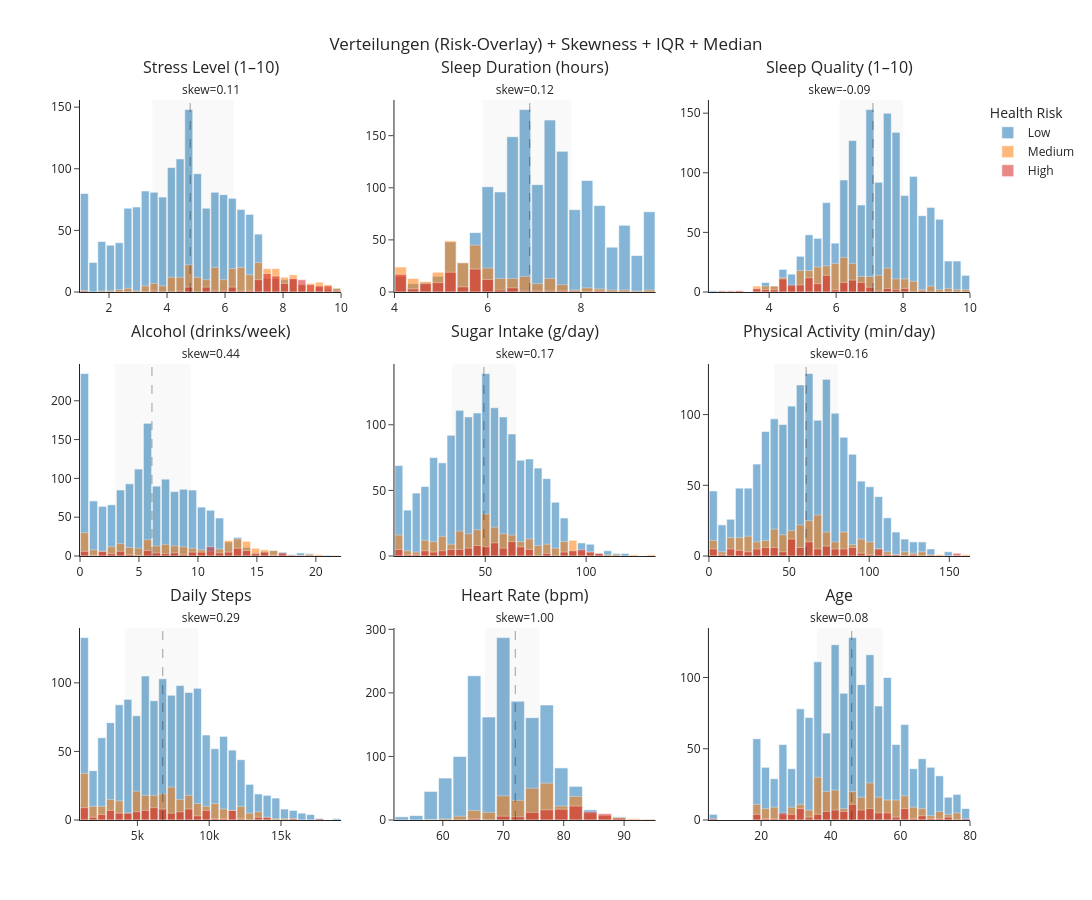

Notebook code cell kept with this figure:
### Markdown cell above
## 4. Populations- & Profilanalyse
Ziel dieses Kapitels ist die inhaltliche Charakterisierung der Population.
Im Fokus stehen typische Lifestyle-Profile und strukturelle Muster innerhalb der Stichprobe.

Zunächst einen **Populationsüberblick**. Es erfolgt keine erneute Qualitätsprüfung oder Korrelationsanalyse.

### Code cell
# Histogramme 3x3 (Risk Overlay + Skew + IQR + Median)
rows, cols = 3, 3

subplot_titles = []
stats = {}
for v in vars_to_plot:
    skew, q1, q3, med = skew_iqr_stats(df_clean[v])
    stats[v] = (skew, q1, q3, med)
    subplot_titles.append(f"{labels.get(v, v)}<br><span style='font-size:12px'>skew={skew:.2f}</span>")

fig_hist = make_subplots(
    rows=rows,
    cols=cols,
    subplot_titles=subplot_titles,
    horizontal_spacing=0.06,
    vertical_spacing=0.10
)

r = c = 1
for v in vars_to_plot:
    skew, q1, q3, med = stats[v]

    # gemeinsame Bins pro Variable
    vmin = df_clean[v].min()
    vmax = df_clean[v].max()
    nbins = 30
    bin_size = (vmax - vmin) / nbins if vmax > vmin else 1

    for rv in risk_vals:
        fig_hist.add_trace(
            go.Histogram(
                x=df_clean.loc[df_clean[risk_col] == rv, v],
                name=str(rv),
                marker=dict(color=RISK_COLORS.get(rv, "#888")),
                #histnorm="percent", # or "probability density"
                opacity=0.55,
                xbins=dict(start=vmin, end=vmax, size=bin_size),
                showlegend=(v == vars_to_plot[0])
            ),
            row=r, col=c
        )

    fig_hist.add_vrect(
        x0=q1, x1=q3,
        fillcolor="rgba(0,0,0,0.08)",
        line_width=0,
        row=r, col=c
    )

    fig_hist.add_vline(
        x=med,
        line_width=1.2,
        line_dash="dash",
        line_color="black",
        row=r, col=c
    )

    c += 1
    if c > cols:
        c = 1
        r += 1

fig_hist.update_layout(
    title="Verteilungen (Risk-Overlay) + Skewness + IQR + Median",
    title_x=0.5,
    template="simple_white",
    barmode="overlay",
    bargap=0.08,
    height=900,
    width=1200,
    legend_title_text="Health Risk"
)

fig_hist.show()

### Figure 1 — Plotly figure (JSON) as saved in the notebook; plotly's stock layout.template omitted (floating-point values rounded to 4 significant figures; data arrays with more than 128 entries replaced by an {"elided": "..."} marker saying what was removed)
{"data": [{"marker": {"color": "#1f77b4"}, "name": "Low", "opacity": 0.55, "showlegend": true, "type": "histogram", "x": {"elided": "1596 float values"}, "xaxis": "x", "xbins": {"end": 10, "size": 0.3, "start": 1}, "yaxis": "y"}, {"marker": {"color": "#ff7f0e"}, "name": "Medium", "opacity": 0.55, "showlegend": true, "type": "histogram", "x": {"elided": "297 float values"}, "xaxis": "x", "xbins": {"end": 10, "size": 0.3, "start": 1}, "yaxis": "y"}, {"marker": {"color": "#d62728"}, "name": "High", "opacity": 0.55, "showlegend": true, "type": "histogram", "x": [7.4, 9.3, 8.7, 8.0, 4.8, 7.6, 7.4, 8.6, 7.2, 8.7, 8.5, 7.1, 7.6, 7.4, 9.5, 10.0, 8.9, 7.4, 10.0, 7.8, 7.4, 8.7, 6.9, 8.1, 7.5, 5.9, 9.3, 4.8, 6.6, 7.8, 7.3, 7.2, 7.8, 9.2, 7.2, 9.4, 5.6, 9.7, 8.5, 7.2, 8.3, 6.2, 7.6, 5.2, 4.8, 6.3, 7.8, 8.3, 8.0, 8.6, 8.3, 5.3, 8.7, 7.4, 9.2, 7.1, 10.0, 7.9, 8.8, 9.2, 7.7, 8.7, 7.1, 8.9, 7.2, 8.3, 4.3, 10.0, 7.4, 7.3, 7.5, 7.1, 9.6, 8.1, 7.5, 8.0, 7.4, 9.4, 9.0, 8.4, 7.1, 9.5, 7.7, 8.6, 1.0, 5.3, 4.8, 10.0, 8.8, 8.2, 7.7, 7.8, 6.2, 3.4, 8.4, 8.4, 7.3, 7.8, 8.2, 8.9, 7.9, 8.4, 7.8, 8.2, 6.1, 5.3, 7.5], "xaxis": "x", "xbins": {"end": 10, "size": 0.3, "start": 1}, "yaxis": "y"}, {"marker": {"color": "#1f77b4"}, "name": "Low", "opacity": 0.55, "showlegend": false, "type": "histogram", "x": {"elided": "1596 float values"}, "xaxis": "x2", "xbins": {"end": 12, "size": 0.2667, "start": 4}, "yaxis": "y2"}, {"marker": {"color": "#ff7f0e"}, "name": "Medium", "opacity": 0.55, "showlegend": false, "type": "histogram", "x": {"elided": "297 float values"}, "xaxis": "x2", "xbins": {"end": 12, "size": 0.2667, "start": 4}, "yaxis": "y2"}, {"marker": {"color": "#d62728"}, "name": "High", "opacity": 0.55, "showlegend": false, "type": "histogram", "x": [4.7, 5.0, 5.3, 4.4, 5.8, 4.7, 5.6, 7.8, 5.3, 6.6, 5.1, 5.9, 4.0, 4.6, 4.0, 4.1, 5.4, 6.2, 6.1, 4.8, 6.5, 7.3, 5.7, 4.0, 5.9, 5.7, 5.2, 4.4, 5.6, 4.0, 5.3, 5.9, 5.0, 7.1, 5.9, 6.0, 5.6, 4.6, 5.2, 5.8, 4.1, 5.9, 5.6, 5.1, 4.0, 5.2, 5.1, 5.6, 5.0, 5.3, 4.0, 4.7, 4.9, 4.7, 6.3, 5.9, 4.7, 5.6, 5.1, 4.8, 5.7, 5.3, 4.0, 4.0, 5.5, 7.7, 5.6, 4.4, 6.4, 4.7, 5.9, 5.9, 5.2, 5.6, 5.2, 5.7, 5.7, 4.9, 5.4, 4.0, 5.6, 6.9, 5.5, 5.6, 5.2, 5.2, 4.1, 5.6, 8.4, 5.8, 4.1, 5.3, 4.8, 5.5, 5.9, 4.0, 5.8, 6.1, 5.7, 4.0, 6.5, 5.0, 4.0, 4.0, 5.8, 5.2, 5.1], "xaxis": "x2", "xbins": {"end": 12, "size": 0.2667, "start": 4}, "yaxis": "y2"}, {"marker": {"color": "#1f77b4"}, "name": "Low", "opacity": 0.55, "showlegend": false, "type": "histogram", "x": {"elided": "1596 float values"}, "xaxis": "x3", "xbins": {"end": 10, "size": 0.26, "start": 2.2}, "yaxis": "y3"}, {"marker": {"color": "#ff7f0e"}, "name": "Medium", "opacity": 0.55, "showlegend": false, "type": "histogram", "x": {"elided": "297 float values"}, "xaxis": "x3", "xbins": {"end": 10, "size": 0.26, "start": 2.2}, "yaxis": "y3"}, {"marker": {"color": "#d62728"}, "name": "High", "opacity": 0.55, "showlegend": false, "type": "histogram", "x": [4.4, 3.6, 5.1, 6.4, 4.7, 5.6, 6.7, 4.3, 6.9, 5.1, 6.2, 6.6, 5.4, 6.6, 4.7, 5.1, 6.4, 5.9, 4.7, 4.3, 8.1, 5.4, 6.1, 2.9, 5.9, 6.6, 4.2, 7.5, 4.7, 5.5, 4.7, 6.8, 5.6, 3.8, 6.1, 4.8, 4.4, 4.0, 5.8, 4.8, 4.7, 7.5, 6.3, 6.9, 5.5, 7.1, 7.1, 5.7, 4.4, 3.2, 6.1, 7.7, 5.0, 5.8, 4.4, 5.0, 4.4, 5.4, 6.2, 5.0, 7.8, 4.3, 7.4, 6.3, 5.6, 5.6, 8.1, 5.6, 5.3, 4.4, 6.7, 6.5, 3.5, 5.1, 4.3, 6.5, 6.3, 4.1, 5.8, 5.3, 6.6, 3.5, 7.3, 5.2, 6.7, 6.6, 6.5, 5.7, 5.4, 5.0, 5.8, 5.2, 5.8, 8.6, 5.3, 5.1, 5.8, 5.3, 6.8, 4.5, 6.8, 5.4, 5.8, 5.2, 8.0, 6.8, 6.7], "xaxis": "x3", "xbins": {"end": 10, "size": 0.26, "start": 2.2}, "yaxis": "y3"}, {"marker": {"color": "#1f77b4"}, "name": "Low", "opacity": 0.55, "showlegend": false, "type": "histogram", "x": {"elided": "1596 float values"}, "xaxis": "x4", "xbins": {"end": 22.9, "size": 0.7633, "start": 0}, "yaxis": "y4"}, {"marker": {"color": "#ff7f0e"}, "name": "Medium", "opacity": 0.55, "showlegend": false, "type": "histogram", "x": {"elided": "297 float values"}, "xaxis": "x4", "xbins": {"end": 22.9, "size": 0.7633, "start": 0}, "yaxis": "y4"}, {"marker": {"color": "#d62728"}, "name": "High", "opacity": 0.55, "showlegend": false, "type": "histogram", "x": [10.3, 7.8, 0.0, 11.0, 1.8, 11.4, 12.5, 13.1, 6.1, 13.3, 6.6, 2.0, 10.3, 3.5, 4.4, 16.0, 6.7, 15.5, 12.7, 10.2, 18.1, 8.2, 12.8, 16.8, 4.1, 15.4, 8.9, 10.9, 17.3, 5.1, 2.0, 6.8, 1.3, 14.3, 3.6, 13.6, 17.0, 3.8, 14.1, 0.0, 11.1, 15.9, 11.2, 6.1, 0.0, 12.2, 9.4, 10.7, 3.0, 17.1, 12.3, 15.5, 3.8, 6.1, 0.0, 9.1, 3.7, 11.1, 7.3, 9.9, 6.6, 14.3, 10.3, 14.0, 2.0, 13.4, 13.6, 10.4, 9.9, 13.2, 2.3, 0.2, 1.9, 7.7, 3.0, 9.6, 9.3, 2.2, 14.4, 5.4, 11.3, 14.0, 5.5, 7.5, 3.1, 12.0, 10.7, 7.4, 13.1, 11.3, 12.1, 6.1, 14.4, 6.1, 7.7, 13.0, 11.6, 12.7, 14.7, 11.1, 13.6, 0.0, 15.0, 16.1, 13.2, 15.2, 11.1], "xaxis": "x4", "xbins": {"end": 22.9, "size": 0.7633, "start": 0}, "yaxis": "y4"}, {"marker": {"color": "#1f77b4"}, "name": "Low", "opacity": 0.55, "showlegend": false, "type": "histogram", "x": {"elided": "1596 float values"}, "xaxis": "x5", "xbins": {"end": 134.4, "size": 4.313, "start": 5}, "yaxis": "y5"}, {"marker": {"color": "#ff7f0e"}, "name": "Medium", "opacity": 0.55, "showlegend": false, "type": "histogram", "x": {"elided": "297 float values"}, "xaxis": "x5", "xbins": {"end": 134.4, "size": 4.313, "start": 5}, "yaxis": "y5"}, {"marker": {"color": "#d62728"}, "name": "High", "opacity": 0.55, "showlegend": false, "type": "histogram", "x": [49.3, 61.8, 62.9, 64.2, 49.3, 100.1, 61.4, 47.1, 49.3, 53.7, 70.6, 107.6, 59.9, 29.8, 67.1, 34.0, 61.8, 19.3, 38.9, 53.1, 71.5, 95.8, 56.4, 24.1, 49.7, 56.1, 30.7, 94.9, 99.6, 44.6, 61.5, 42.2, 5.0, 46.2, 33.5, 63.7, 82.3, 33.4, 12.4, 69.1, 43.2, 5.0, 55.0, 67.4, 35.9, 52.5, 43.2, 59.9, 26.2, 97.5, 24.8, 69.4, 40.3, 66.4, 90.7, 5.0, 44.9, 80.0, 30.3, 28.7, 20.5, 7.1, 49.8, 36.0, 55.0, 39.7, 53.6, 58.1, 100.2, 99.9, 18.8, 70.2, 35.8, 57.0, 57.1, 21.9, 34.2, 7.4, 90.6, 43.5, 46.2, 47.6, 72.2, 39.3, 90.1, 95.1, 106.7, 47.3, 94.4, 61.3, 66.9, 50.2, 49.3, 96.8, 73.1, 55.7, 44.3, 93.0, 68.9, 65.1, 60.3, 34.0, 64.3, 64.1, 15.4, 96.6, 54.7], "xaxis": "x5", "xbins": {"end": 134.4, "size": 4.313, "start": 5}, "yaxis": "y5"}, {"marker": {"color": "#1f77b4"}, "name": "Low", "opacity": 0.55, "showlegend": false, "type": "histogram", "x": {"elided": "1596 float values"}, "xaxis": "x6", "xbins": {"end": 162.9, "size": 5.43, "start": 0}, "yaxis": "y6"}, {"marker": {"color": "#ff7f0e"}, "name": "Medium", "opacity": 0.55, "showlegend": false, "type": "histogram", "x": {"elided": "297 float values"}, "xaxis": "x6", "xbins": {"end": 162.9, "size": 5.43, "start": 0}, "yaxis": "y6"}, {"marker": {"color": "#d62728"}, "name": "High", "opacity": 0.55, "showlegend": false, "type": "histogram", "x": [72.9, 92.1, 52.6, 42.3, 63.0, 104.8, 77.6, 72.6, 62.0, 57.9, 13.5, 44.6, 17.6, 81.7, 53.6, 74.1, 29.5, 54.2, 50.1, 67.8, 42.8, 73.8, 35.1, 71.9, 106.3, 51.0, 65.4, 66.4, 27.9, 57.0, 14.9, 73.6, 83.6, 84.4, 2.0, 33.9, 34.5, 19.3, 90.1, 14.8, 98.1, 49.7, 0.0, 87.7, 31.4, 49.2, 20.2, 13.8, 64.7, 76.0, 81.0, 37.2, 50.5, 49.5, 45.8, 108.4, 66.6, 0.0, 69.3, 64.8, 78.5, 50.0, 40.9, 54.5, 31.8, 128.2, 105.1, 17.0, 63.5, 55.4, 94.2, 39.6, 107.8, 16.0, 39.9, 25.0, 26.4, 6.9, 25.9, 0.0, 30.2, 52.7, 90.9, 37.6, 118.3, 94.6, 32.9, 42.5, 78.6, 152.9, 63.9, 78.8, 62.9, 45.8, 87.5, 54.2, 61.3, 0.0, 110.3, 87.8, 65.0, 58.5, 63.2, 59.2, 155.6, 81.5, 83.3], "xaxis": "x6", "xbins": {"end": 162.9, "size": 5.43, "start": 0}, "yaxis": "y6"}, {"marker": {"color": "#1f77b4"}, "name": "Low", "opacity": 0.55, "showlegend": false, "type": "histogram", "x": {"elided": "1596 float values"}, "xaxis": "x7", "xbins": {"end": 19186, "size": 606.2, "start": 1000}, "yaxis": "y7"}, {"marker": {"color": "#ff7f0e"}, "name": "Medium", "opacity": 0.55, "showlegend": false, "type": "histogram", "x": {"elided": "297 float values"}, "xaxis": "x7", "xbins": {"end": 19186, "size": 606.2, "start": 1000}, "yaxis": "y7"}, {"marker": {"color": "#d62728"}, "name": "High", "opacity": 0.55, "showlegend": false, "type": "histogram", "x": [5007.0, 8766.0, 4061.0, 7386.0, 9631.0, 10030.0, 7900.0, 3227.0, 10630.0, 6449.0, 1000.0, 9791.0, 5283.0, 8910.0, 8170.0, 6324.0, 6332.0, 6345.0, 7859.0, 6665.0, 3144.0, 7070.0, 2706.0, 9558.0, 13170.0, 5466.0, 6202.0, 7035.0, 4139.0, 5091.0, 2179.0, 7092.0, 6468.0, 14070.0, 1000.0, 1000.0, 4002.0, 5727.0, 11900.0, 2295.0, 11650.0, 4769.0, 1000.0, 8420.0, 7442.0, 6488.0, 2742.0, 1000.0, 6783.0, 6951.0, 9822.0, 5690.0, 6688.0, 6327.0, 1217.0, 11320.0, 11740.0, 1000.0, 7815.0, 1000.0, 9013.0, 3741.0, 6108.0, 5280.0, 4550.0, 11670.0, 14080.0, 4197.0, 5350.0, 8088.0, 12480.0, 5367.0, 11460.0, 4871.0, 3056.0, 3197.0, 2997.0, 3027.0, 2575.0, 1642.0, 3867.0, 8503.0, 9549.0, 4409.0, 8696.0, 11180.0, 4717.0, 6106.0, 8474.0, 17800.0, 8611.0, 8514.0, 7588.0, 4657.0, 11400.0, 2886.0, 3847.0, 1000.0, 13730.0, 9852.0, 8444.0, 3758.0, 7880.0, 8889.0, 15830.0, 6836.0, 6087.0], "xaxis": "x7", "xbins": {"end": 19186, "size": 606.2, "start": 1000}, "yaxis": "y7"}, {"marker": {"color": "#1f77b4"}, "name": "Low", "opacity": 0.55, "showlegend": false, "type": "histogram", "x": {"elided": "1596 float values"}, "xaxis": "x8", "xbins": {"end": 124, "size": 2.4, "start": 52}, "yaxis": "y8"}, {"marker": {"color": "#ff7f0e"}, "name": "Medium", "opacity": 0.55, "showlegend": false, "type": "histogram", "x": {"elided": "297 float values"}, "xaxis": "x8", "xbins": {"end": 124, "size": 2.4, "start": 52}, "yaxis": "y8"}, {"marker": {"color": "#d62728"}, "name": "High", "opacity": 0.55, "showlegend": false, "type": "histogram", "x": [75.0, 86.0, 74.0, 85.0, 77.0, 81.0, 77.0, 79.0, 83.0, 76.0, 83.0, 71.0, 76.0, 79.0, 81.0, 83.0, 87.0, 76.0, 78.0, 84.0, 82.0, 81.0, 80.0, 74.0, 78.0, 83.0, 79.0, 82.0, 73.0, 87.0, 71.0, 80.0, 86.0, 76.0, 71.0, 85.0, 72.0, 84.0, 81.0, 74.0, 73.0, 74.0, 79.0, 74.0, 82.0, 69.0, 77.0, 82.0, 80.0, 82.0, 80.0, 79.0, 78.0, 93.0, 87.0, 80.0, 83.0, 75.0, 87.0, 75.0, 74.0, 81.0, 85.0, 82.0, 79.0, 81.0, 75.0, 79.0, 77.0, 74.0, 88.0, 64.0, 83.0, 75.0, 80.0, 84.0, 83.0, 85.0, 77.0, 80.0, 85.0, 85.0, 82.0, 85.0, 66.0, 76.0, 83.0, 86.0, 80.0, 86.0, 89.0, 69.0, 79.0, 71.0, 86.0, 76.0, 85.0, 78.0, 73.0, 86.0, 76.0, 84.0, 73.0, 84.0, 88.0, 82.0, 79.0], "xaxis": "x8", "xbins": {"end": 124, "size": 2.4, "start": 52}, "yaxis": "y8"}, {"marker": {"color": "#1f77b4"}, "name": "Low", "opacity": 0.55, "showlegend": false, "type": "histogram", "x": {"elided": "1596 float values"}, "xaxis": "x9", "xbins": {"end": 80, "size": 2.5, "start": 5}, "yaxis": "y9"}, {"marker": {"color": "#ff7f0e"}, "name": "Medium", "opacity": 0.55, "showlegend": false, "type": "histogram", "x": {"elided": "297 float values"}, "xaxis": "x9", "xbins": {"end": 80, "size": 2.5, "start": 5}, "yaxis": "y9"}, {"marker": {"color": "#d62728"}, "name": "High", "opacity": 0.55, "showlegend": false, "type": "histogram", "x": [19.0, 37.0, 51.0, 50.0, 27.0, 46.0, 49.0, 53.0, 80.0, 38.0, 26.0, 18.0, 55.0, 69.0, 42.0, 42.0, 54.0, 32.0, 45.0, 38.0, 65.0, 46.0, 50.0, 47.0, 55.0, 44.0, 42.0, 62.0, 24.0, 74.0, 27.0, 46.0, 32.0, 26.0, 30.0, 46.0, 48.0, 41.0, 59.0, 48.0, 80.0, 52.0, 29.0, 60.0, 33.0, 51.0, 37.0, 37.0, 18.0, 49.0, 41.0, 48.0, 61.0, 47.0, 30.0, 44.0, 44.0, 51.0, 62.0, 47.0, 61.0, 28.0, 28.0, 18.0, 28.0, 48.0, 39.0, 26.0, 78.0, 33.0, 39.0, 30.0, 53.0, 53.0, 80.0, 60.0, 52.0, 43.0, 55.0, 36.0, 59.0, 50.0, 45.0, 38.0, 63.0, 62.0, 73.0, 46.0, 65.0, 30.0, 39.0, 41.0, 43.0, 42.0, 55.0, 5.0, 48.0, 66.0, 32.0, 60.0, 72.0, 57.0, 20.0, 45.0, 43.0, 53.0, 32.0], "xaxis": "x9", "xbins": {"end": 80, "size": 2.5, "start": 5}, "yaxis": "y9"}], "layout": {"annotations": [{"font": {"size": 16}, "showarrow": false, "text": "Stress Level (1–10)<br><span style='font-size:12px'>skew=0.11</span>", "x": 0.1467, "xanchor": "center", "xref": "paper", "y": 1, "yanchor": "bottom", "yref": "paper"}, {"font": {"size": 16}, "showarrow": false, "text": "Sleep Duration (hours)<br><span style='font-size:12px'>skew=0.12</span>", "x": 0.5, "xanchor": "center", "xref": "paper", "y": 1, "yanchor": "bottom", "yref": "paper"}, {"font": {"size": 16}, "showarrow": false, "text": "Sleep Quality (1–10)<br><span style='font-size:12px'>skew=-0.09</span>", "x": 0.8533, "xanchor": "center", "xref": "paper", "y": 1, "yanchor": "bottom", "yref": "paper"}, {"font": {"size": 16}, "showarrow": false, "text": "Alcohol (drinks/week)<br><span style='font-size:12px'>skew=0.44</span>", "x": 0.1467, "xanchor": "center", "xref": "paper", "y": 0.6333, "yanchor": "bottom", "yref": "paper"}, {"font": {"size": 16}, "showarrow": false, "text": "Sugar Intake (g/day)<br><span style='font-size:12px'>skew=0.17</span>", "x": 0.5, "xanchor": "center", "xref": "paper", "y": 0.6333, "yanchor": "bottom", "yref": "paper"}, {"font": {"size": 16}, "showarrow": false, "text": "Physical Activity (min/day)<br><span style='font-size:12px'>skew=0.16</span>", "x": 0.8533, "xanchor": "center", "xref": "paper", "y": 0.6333, "yanchor": "bottom", "yref": "paper"}, {"font": {"size": 16}, "showarrow": false, "text": "Daily Steps<br><span style='font-size:12px'>skew=0.29</span>", "x": 0.1467, "xanchor": "center", "xref": "paper", "y": 0.2667, "yanchor": "bottom", "yref": "paper"}, {"font": {"size": 16}, "showarrow": false, "text": "Heart Rate (bpm)<br><span style='font-size:12px'>skew=1.00</span>", "x": 0.5, "xanchor": "center", "xref": "paper", "y": 0.2667, "yanchor": "bottom", "yref": "paper"}, {"font": {"size": 16}, "showarrow": false, "text": "Age<br><span style='font-size:12px'>skew=0.08</span>", "x": 0.8533, "xanchor": "center", "xref": "paper", "y": 0.2667, "yanchor": "bottom", "yref": "paper"}], "bargap": 0.08, "barmode": "overlay", "height": 900, "legend": {"title": {"text": "Health Risk"}}, "shapes": [{"fillcolor": "rgba(0,0,0,0.08)", "line": {"width": 0}, "type": "rect", "x0": 3.5, "x1": 6.3, "xref": "x", "y0": 0, "y1": 1, "yref": "y domain"}, {"line": {"color": "black", "dash": "dash", "width": 1.2}, "type": "line", "x0": 4.8, "x1": 4.8, "xref": "x", "y0": 0, "y1": 1, "yref": "y domain"}, {"fillcolor": "rgba(0,0,0,0.08)", "line": {"width": 0}, "type": "rect", "x0": 5.9, "x1": 7.8, "xref": "x2", "y0": 0, "y1": 1, "yref": "y2 domain"}, {"line": {"color": "black", "dash": "dash", "width": 1.2}, "type": "line", "x0": 6.9, "x1": 6.9, "xref": "x2", "y0": 0, "y1": 1, "yref": "y2 domain"}, {"fillcolor": "rgba(0,0,0,0.08)", "line": {"width": 0}, "type": "rect", "x0": 6.1, "x1": 8, "xref": "x3", "y0": 0, "y1": 1, "yref": "y3 domain"}, {"line": {"color": "black", "dash": "dash", "width": 1.2}, "type": "line", "x0": 7.1, "x1": 7.1, "xref": "x3", "y0": 0, "y1": 1, "yref": "y3 domain"}, {"fillcolor": "rgba(0,0,0,0.08)", "line": {"width": 0}, "type": "rect", "x0": 2.975, "x1": 9.4, "xref": "x4", "y0": 0, "y1": 1, "yref": "y4 domain"}, {"line": {"color": "black", "dash": "dash", "width": 1.2}, "type": "line", "x0": 6.1, "x1": 6.1, "xref": "x4", "y0": 0, "y1": 1, "yref": "y4 domain"}, {"fillcolor": "rgba(0,0,0,0.08)", "line": {"width": 0}, "type": "rect", "x0": 33.6, "x1": 65.1, "xref": "x5", "y0": 0, "y1": 1, "yref": "y5 domain"}, {"line": {"color": "black", "dash": "dash", "width": 1.2}, "type": "line", "x0": 49.3, "x1": 49.3, "xref": "x5", "y0": 0, "y1": 1, "yref": "y5 domain"}, {"fillcolor": "rgba(0,0,0,0.08)", "line": {"width": 0}, "type": "rect", "x0": 40.9, "x1": 80.5, "xref": "x6", "y0": 0, "y1": 1, "yref": "y6 domain"}, {"line": {"color": "black", "dash": "dash", "width": 1.2}, "type": "line", "x0": 60.7, "x1": 60.7, "xref": "x6", "y0": 0, "y1": 1, "yref": "y6 domain"}, {"fillcolor": "rgba(0,0,0,0.08)", "line": {"width": 0}, "type": "rect", "x0": 4102.0, "x1": 9248, "xref": "x7", "y0": 0, "y1": 1, "yref": "y7 domain"}, {"line": {"color": "black", "dash": "dash", "width": 1.2}, "type": "line", "x0": 6762.0, "x1": 6762.0, "xref": "x7", "y0": 0, "y1": 1, "yref": "y7 domain"}, {"fillcolor": "rgba(0,0,0,0.08)", "line": {"width": 0}, "type": "rect", "x0": 67, "x1": 76, "xref": "x8", "y0": 0, "y1": 1, "yref": "y8 domain"}, {"line": {"color": "black", "dash": "dash", "width": 1.2}, "type": "line", "x0": 72, "x1": 72, "xref": "x8", "y0": 0, "y1": 1, "yref": "y8 domain"}, {"fillcolor": "rgba(0,0,0,0.08)", "line": {"width": 0}, "type": "rect", "x0": 36, "x1": 55, "xref": "x9", "y0": 0, "y1": 1, "yref": "y9 domain"}, {"line": {"color": "black", "dash": "dash", "width": 1.2}, "type": "line", "x0": 46, "x1": 46, "xref": "x9", "y0": 0, "y1": 1, "yref": "y9 domain"}], "title": {"text": "Verteilungen (Risk-Overlay) + Skewness + IQR + Median", "x": 0.5}, "width": 1200, "xaxis": {"anchor": "y", "domain": [0, 0.2933]}, "xaxis2": {"anchor": "y2", "domain": [0.3533, 0.6467]}, "xaxis3": {"anchor": "y3", "domain": [0.7067, 1]}, "xaxis4": {"anchor": "y4", "domain": [0, 0.2933]}, "xaxis5": {"anchor": "y5", "domain": [0.3533, 0.6467]}, "xaxis6": {"anchor": "y6", "domain": [0.7067, 1]}, "xaxis7": {"anchor": "y7", "domain": [0, 0.2933]}, "xaxis8": {"anchor": "y8", "domain": [0.3533, 0.6467]}, "xaxis9": {"anchor": "y9", "domain": [0.7067, 1]}, "yaxis": {"anchor": "x", "domain": [0.7333, 1]}, "yaxis2": {"anchor": "x2", "domain": [0.7333, 1]}, "yaxis3": {"anchor": "x3", "domain": [0.7333, 1]}, "yaxis4": {"anchor": "x4", "domain": [0.3667, 0.6333]}, "yaxis5": {"anchor": "x5", "domain": [0.3667, 0.6333]}, "yaxis6": {"anchor": "x6", "domain": [0.3667, 0.6333]}, "yaxis7": {"anchor": "x7", "domain": [0, 0.2667]}, "yaxis8": {"anchor": "x8", "domain": [0, 0.2667]}, "yaxis9": {"anchor": "x9", "domain": [0, 0.2667]}}}
